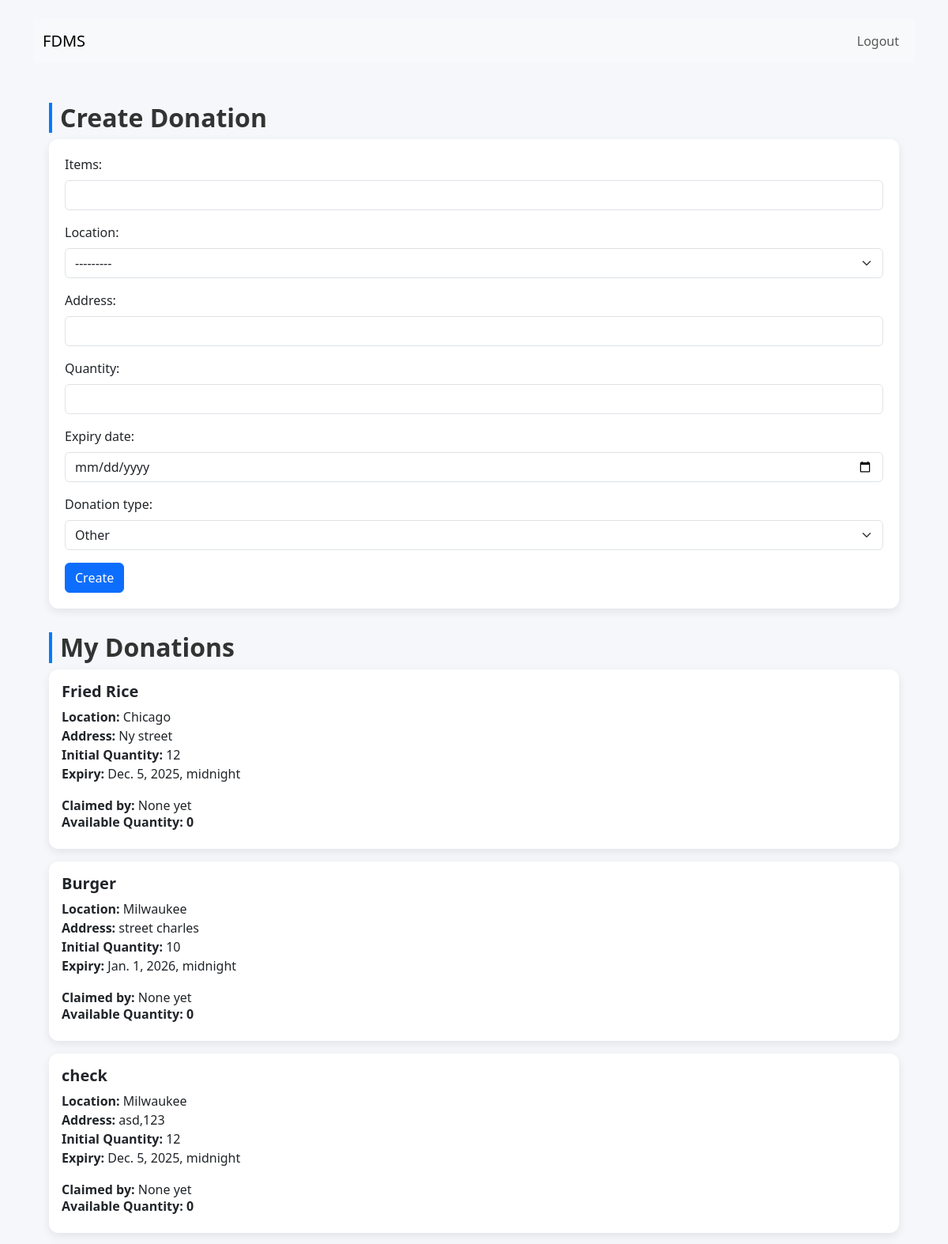
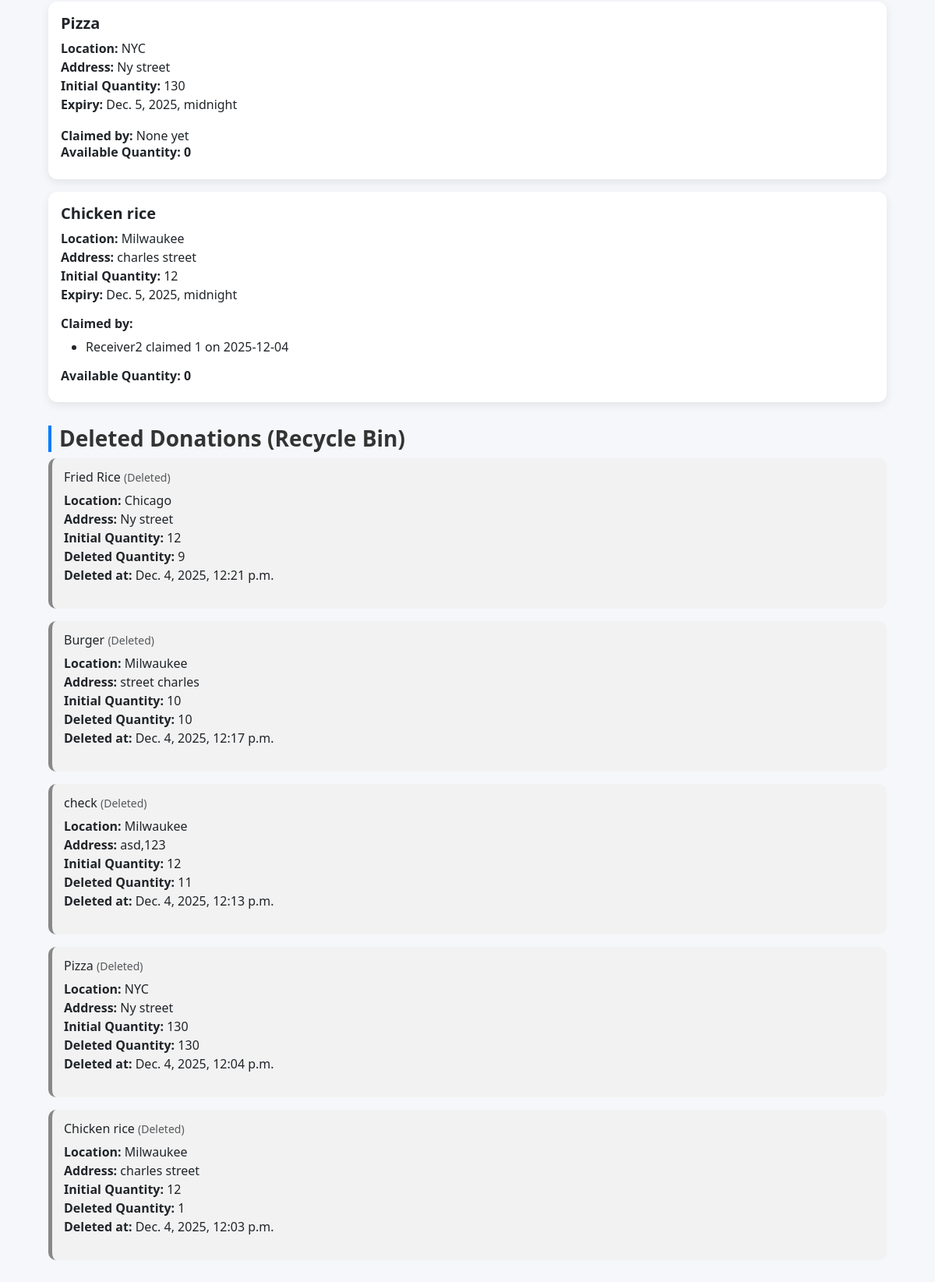
Page /donor/ (signed in) on the committed database (2 pictures, top to bottom).
### core/models.py (models this page shows, shortened)
class Donation(models.Model):
    STATUS_CHOICES = [
        ("available", "Available"),
        ("claimed", "Claimed"),
    ]
    title = models.CharField(max_length=255)
    location = models.ForeignKey(
        Location,
        null=True,
        blank=True,
        on_delete=models.SET_NULL,
        related_name="donations",
    )
    address = models.CharField(max_length=500, blank=True, null=True)
    initial_quantity = models.PositiveIntegerField()
    available_quantity = models.PositiveIntegerField(blank=True, null=True)
    deleted_quantity = models.PositiveIntegerField(default=0)  # <--- store remaining quantity
    is_deleted = models.BooleanField(default=False)
    deleted_at = models.DateTimeField(null=True, blank=True)
    deleted_by = models.ForeignKey(User, null=True, blank=True, on_delete=models.SET_NULL, related_name='deleted_donations')
    expiry_date = models.DateTimeField(blank=True, null=True)
    donation_type = models.CharField(max_length=50, blank=True, null=True)
    status = models.CharField(max_length=20, choices=STATUS_CHOICES, default="available")
    donor = models.ForeignKey(
        settings.AUTH_USER_MODEL,
        related_name="donations",
        on_delete=models.CASCADE,
        null=True,
        blank=True,
    )
    claimed_by = models.ForeignKey(
        settings.AUTH_USER_MODEL,
        related_name="claimed_donations",
        null=True,
        blank=True,
        on_delete=models.SET_NULL,
    )
    created_at = models.DateTimeField(auto_now_add=True)
    updated_at = models.DateTimeField(auto_now=True)
    is_deleted = models.BooleanField(default=False)
    deleted_at = models.DateTimeField(null=True, blank=True)
    deleted_by = models.ForeignKey(
        settings.AUTH_USER_MODEL,
        null=True,
        blank=True,
        on_delete=models.SET_NULL,
        related_name="deleted_donations",
    )
    deleted_quantity = models.PositiveIntegerField(default=0)
    class Meta:
        ordering = ["-created_at"]
        verbose_name = "Donation"
        verbose_name_plural = "Donations"

class Location(models.Model):
    name = models.CharField(max_length=255, unique=True)
    def __str__(self):
        return self.name

class Claim(models.Model):
    donation = models.ForeignKey(Donation, related_name="claims", on_delete=models.CASCADE)
    claimer = models.ForeignKey(settings.AUTH_USER_MODEL, related_name="claims", on_delete=models.CASCADE)
    quantity = models.PositiveIntegerField()
    created_at = models.DateTimeField(auto_now_add=True)

### core/views.py (the view)
# urls.py: path('donor/', views.donor_dashboard, name='donor_dashboard'),
@login_required
@user_passes_test(is_donor, login_url='/donor/login/')
def donor_dashboard(request):
    user = request.user
    donations_qs = Donation.objects.annotate(
        claimed_qty=Coalesce(Sum('claims__quantity'),0)
    )
    your_donations = (
    donations_qs.filter(donor=user)
    .annotate(
        fully_claimed=Case(
            When(claimed_qty__gte=F('initial_quantity'), then=True),
            default=False,
            output_field=BooleanField()
        )
    )
    .order_by('-created_at')
)
    from django.core.paginator import Paginator
    paginator = Paginator(your_donations, 20)
    page = request.GET.get('page', 1)
    donations = paginator.get_page(page)
    deleted_donations = donations_qs.filter(
        donor=user,
        is_deleted=True
    ).order_by('-deleted_at')
    if request.method == 'POST':
        form = DonationForm(request.POST, user=user)
        if form.is_valid():
            d = form.save(commit=False)
            d.donor = user
            if not getattr(d, 'available_quantity', None):
                d.available_quantity = getattr(d, 'initial_quantity', None) or getattr(d, 'quantity', None)
            d.save()
            messages.success(request, "Donation created.")
            return redirect('donor_dashboard')
        else:
            for field, errs in form.errors.items():
                messages.error(request, f"{field}: {errs.as_text()}")
    else:
        form = DonationForm(user=user)
    today_iso = timezone.now().date().isoformat()
    return render(request, 'donor_dashboard.html', {
        'donations': donations,
        'deleted_items': deleted_donations,
        'form': form,
        'today_iso': today_iso
    })

### core/views.py (called while the page is built)
def is_donor(user):
    return user.groups.filter(name='Donor').exists()

### templates/donor_dashboard.html (shortened to what this page needs)
{% extends 'base.html' %}
{% load tz %}
{% block content %}
<!doctype html>
<html lang="en">
<head>
  <link href="https://cdn.jsdelivr.net/npm/bootstrap@5.3.0/dist/css/bootstrap.min.css" rel="stylesheet">
</head>
<body>
<nav class="navbar navbar-expand-lg navbar-light bg-light">
  <div class="container">
    <a class="navbar-brand" href="/">FDMS</a>
    <div class="collapse navbar-collapse">
      <ul class="navbar-nav ms-auto">
        {% if user.is_authenticated %}
          <li class="nav-item">
            <form method="post" action="/logout/">
              <button class="btn btn-link nav-link">Logout</button>
            </form>
          </li>
        {% else %}
          <li class="nav-item"><a class="nav-link" href="/admin/">Admin</a></li>
        {% endif %}
      </ul>
    </div>
  </div>
</nav>
<div class="container page-container">
    <h2 class="section-title">Create Donation</h2>
    <div class="form-section">
        <form method="post">
            <div class="mb-3">
                <label class="form-label">Items:</label>
                {{ form.title }}
            </div>
            <div class="mb-3">
                <label class="form-label">Location:</label>
                {{ form.location }}
            </div>
            <div class="mb-3">
                <label class="form-label">Address:</label>
                {{ form.address }}
            </div>
            <div class="mb-3">
                <label class="form-label">Quantity:</label>
                {{ form.initial_quantity }}
            </div>
            <div class="mb-3">
                <label class="form-label">Expiry date:</label>
                {{ form.expiry_date }}
            </div>
            <div class="mb-3">
                <label class="form-label">Donation type:</label>
                {{ form.donation_type }}
            </div>
            <button class="btn btn-primary" type="submit">Create</button>
        </form>
    </div>
    <h2 class="section-title">My Donations</h2>
{% for d in donations %}
<div class="card custom-card mb-3">
    <div class="card-body">
        <h5 class="card-title">{{ d.title }}</h5>
        <p>
            <strong>Location:</strong> {{ d.location }}<br>
            <strong>Address:</strong> {{ d.address }}<br>
            <strong>Initial Quantity:</strong> {{ d.initial_quantity }}<br>
            <strong>Expiry:</strong> {{ d.expiry_date }}
        </p>
        {% if d.claims.exists %}
        <h6>Claimed by:</h6>
        <ul>
            {% for claim in d.claims.all %}
                <li>{{ claim.claimer.username }} claimed {{ claim.quantity }} on {{ claim.created_at|date:"Y-m-d" }}</li>
            {% endfor %}
        </ul>
        {% else %}
            <strong>Claimed by:</strong> None yet
        {% endif %}
        {% if d.available_quantity > 0 and not d.is_deleted %}
    <a href="{% url 'edit_donation' d.pk %}" class="btn btn-warning btn-sm mb-2">
        Edit
    </a>
    <form method="post" action="{% url 'delete_donation' d.pk %}">
        {% csrf_token %}
        <button class="delete-btn" onclick="return confirm('Delete the remaining quantity of this donation?');">
            Delete Remaining Quantity
        </button>
    </form>
{% elif d.available_quantity < 1 %}
    <strong>Available Quantity:</strong> 0 <br>
    <span class="text-muted">Fully claimed</span>
{% else %}
    <h6>Available Quantity: <span> 0 </span></h6>
{% endif %}
    </div>
</div>
{% empty %}
<p>You have not added any donations yet.</p>
{% endfor %}
<h3 class="section-title">Deleted Donations (Recycle Bin)</h3>
{% if deleted_items %}
  {% for d in deleted_items %}
    <div class="recycle-card mb-3">
      <h6 class="mb-2">
        {{ d.title }}
        <small class="text-muted">
            {% if d.available_quantity > 0 %}(Deleted){% else %}(deleted){% endif %}
        </small>
      </h6>
      <p>
        <strong>Location:</strong> {{ d.location }}<br>
        <strong>Address:</strong> {{ d.address }}<br>
        <strong>Initial Quantity:</strong> {{ d.initial_quantity }}<br>
        <strong>Deleted Quantity:</strong> {{ d.deleted_quantity }}<br>
        <strong>Deleted at:</strong> {{ d.deleted_at }}
      </p>
    </div>
  {% endfor %}
{% else %}
  <p class="text-muted">No deleted donations.</p>
{% endif %}
</div>
</body>
</html>
{% endblock %}

### templates/base.html (shortened to what this page needs)
<!doctype html>
<html lang="en">
<head>
  <link href="https://cdn.jsdelivr.net/npm/bootstrap@5.3.0/dist/css/bootstrap.min.css" rel="stylesheet">
</head>
<body>
<div class="container mt-4">
  {% block content %}{% endblock %}
</div>
</body>
</html>

### templates/donor_dashboard.html (style rules this page uses)
body { background: #f5f7fa; }
.page-container { padding: 20px; }
.custom-card { border-radius: 12px; box-shadow: 0 4px 12px rgba(0,0,0,0.08); border: none; }
.custom-card h5, .custom-card h6 { font-weight: 600; }
.section-title { margin-top: 30px; font-weight: 700; color: #333; border-left: 4px solid #007bff; padding-left: 10px; }
.form-section { background: white; padding: 20px; border-radius: 12px; box-shadow: 0 4px 12px rgba(0,0,0,0.08); margin-bottom: 25px; }
.recycle-card { background: #f2f2f2; border-radius: 10px; padding: 15px; border-left: 5px solid #888; }

### rows in the picture
Donation: title "Fried Rice", location "Chicago", address "Ny street", initial_quantity "12", expiry_date "Dec. 5, 2025, midnight", shows "Claimed by:", shows "Available Quantity:", available_quantity "0", deleted_quantity "9", deleted_at "Dec. 4, 2025, 12:21 p.m."
Donation: title "Burger", location "Milwaukee", address "street charles", initial_quantity "10", expiry_date "Jan. 1, 2026, midnight", shows "Claimed by:", shows "Available Quantity:", available_quantity "0", deleted_quantity "10", deleted_at "Dec. 4, 2025, 12:17 p.m."
Donation: title "check", location "Milwaukee", address "asd,123", initial_quantity "12", expiry_date "Dec. 5, 2025, midnight", shows "Claimed by:", shows "Available Quantity:", available_quantity "0", deleted_quantity "11", deleted_at "Dec. 4, 2025, 12:13 p.m."
Donation: title "Pizza", location "NYC", address "Ny street", initial_quantity "130", expiry_date "Dec. 5, 2025, midnight", shows "Claimed by:", shows "Available Quantity:", available_quantity "0", deleted_quantity "130", deleted_at "Dec. 4, 2025, 12:04 p.m."
Donation: title "Chicken rice", location "Milwaukee", address "charles street", initial_quantity "12", expiry_date "Dec. 5, 2025, midnight", shows "Available Quantity:", available_quantity "0", deleted_quantity "1", deleted_at "Dec. 4, 2025, 12:03 p.m."
Claim: claimer.username "Receiver2", quantity "1", created_at "2025-12-04"
